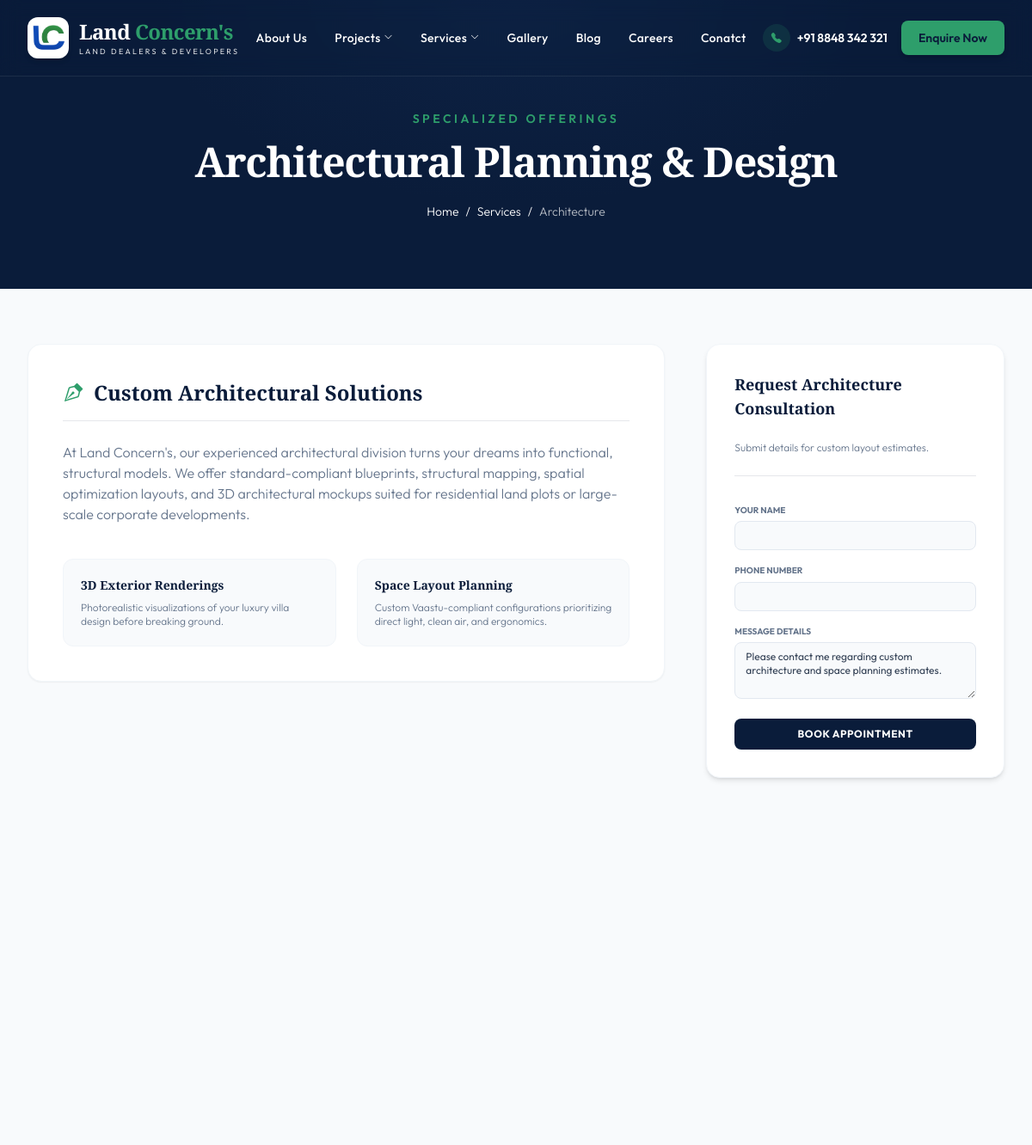
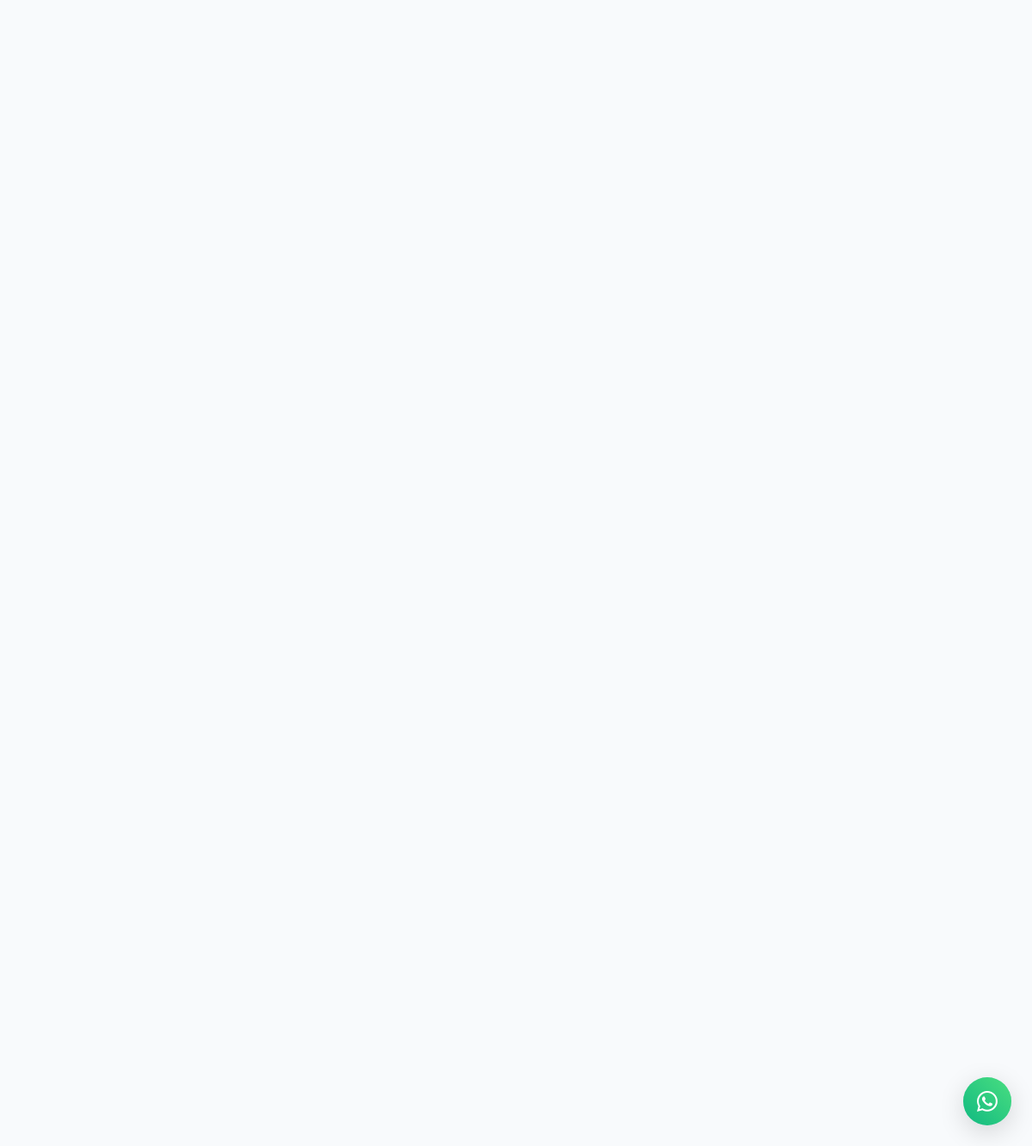
/Service_Architecture, run on the app's committed database (2 pictures, top to bottom).
### Home/models.py (models this page shows)
class MenuItems(models.Model):
    id = models.AutoField(primary_key=True)
    menus = models.ForeignKey(Menus, on_delete=models.CASCADE, related_name='items')
    title = models.CharField(max_length=250)
    url = models.CharField(max_length=250, blank=True, null=True)
    pages = models.ForeignKey('Pages', on_delete=models.CASCADE, null=True, blank=True, related_name='menu_items')
    project = models.ForeignKey('Projects', on_delete=models.CASCADE, null=True, blank=True, related_name='menu_items')
    service = models.ForeignKey(Services, on_delete=models.CASCADE, null=True, blank=True, related_name='menu_items')
    menu_type = models.CharField(max_length=50, blank=True, null=True)
    menu_order = models.IntegerField()
    parent_id = models.ForeignKey("MenuItems", on_delete=models.CASCADE,null=True, blank=True, related_name="sub_menu")
    target_blank = models.BooleanField(default=False)
    original_title = models.CharField(max_length=250, blank=True, null=True)
    menu_nextable_id = models.CharField(max_length=250, blank=True, null=True)
    created_by = models.ForeignKey(User, on_delete=models.DO_NOTHING, related_name="menu_item_created")
    updated_by = models.ForeignKey(User, on_delete=models.DO_NOTHING, related_name="menu_item_updated")
    created_at = models.DateTimeField(auto_now_add=True)
    updated_at = models.DateTimeField(auto_now=True)
    deleted_at = models.DateTimeField(blank=True, null=True)

### Home/views.py (the view)
# urls.py: path("Service_Architecture",views.Service_Architecture,name="Service_Architecture"),
def Service_Architecture(request):
    return render(request,"archituture_service.html")

### Home/context_processors.py (called while the page is built)
def get_menu_item_url(menu_item):
    if menu_item.pages:
        try:
            return reverse('page_detail', kwargs={'slug': menu_item.pages.code})
        except Exception as e:
            print(f"Error generating page URL: {e}")
    elif menu_item.url:
        return f"/{menu_item.url}"
    elif menu_item.url == '':
        return reverse('Index')
    return '#'

def process_menu_items(items):
    processed_items = []
    for item in items:
        item_data = {
            'id': item.id,
            'title': item.title,
            'computed_url': get_menu_item_url(item),  # Computed in backend
            'target_blank': item.target_blank,
            'menu_order': item.menu_order,
            'has_children': False,
            'children': []
        }
        children = item.sub_menu.filter(deleted_at__isnull=True).order_by('menu_order')
        if children.exists():
            item_data['has_children'] = True
            item_data['children'] = process_menu_items(children)  # Recursive call
        processed_items.append(item_data)
    return processed_items

### templates/archituture_service.html (shortened to what this page needs)
{% extends 'base.html' %}
{% load static %}
{% block content %}
<div class="relative bg-brand-navy pt-32 pb-20 overflow-hidden text-center text-white">
    <div class="absolute inset-0 bg-[radial-gradient(ellipse_at_top,_var(--tw-gradient-stops))] from-brand-blue/30 via-transparent to-transparent opacity-60"></div>
    <div class="max-w-4xl mx-auto px-4 relative z-10 space-y-4">
        <span class="text-brand-gold font-semibold text-xs md:text-sm uppercase tracking-[0.25em] block">
            Specialized Offerings
        </span>
        <h1 class="font-serif text-3xl sm:text-4xl md:text-5xl font-bold tracking-tight">
            Architectural Planning & Design
        </h1>
        <div class="flex justify-center items-center space-x-2 text-slate-355 text-xs md:text-sm font-light pt-2">
            <a href="{% url 'Index' %}" class="hover:text-white transition-colors">Home</a>
            <span>/</span>
            <a href="{% url 'ServicesPage' %}" class="hover:text-white transition-colors">Services</a>
            <span>/</span>
            <span class="text-white opacity-70">Architecture</span>
        </div>
    </div>
</div>
<div class="max-w-7xl mx-auto px-4 sm:px-6 lg:px-8 py-16">
    <div class="grid grid-cols-1 lg:grid-cols-3 gap-12">
        <div class="lg:col-span-2 space-y-8">
            <div class="bg-white rounded-2xl p-8 md:p-10 shadow-sm border border-slate-100 space-y-6">
                <h2 class="font-serif text-2xl font-bold text-brand-navy pb-4 border-b border-slate-150 flex items-center">
                    <i class="bi bi-vector-pen text-brand-gold mr-3"></i>
                    <span>Custom Architectural Solutions</span>
                </h2>
                <p class="text-slate-500 font-light text-sm sm:text-base leading-relaxed">
                    At Land Concern's, our experienced architectural division turns your dreams into functional, structural models. We offer standard-compliant blueprints, structural mapping, spatial optimization layouts, and 3D architectural mockups suited for residential land plots or large-scale corporate developments.
                </p>
                <div class="grid grid-cols-1 sm:grid-cols-2 gap-6 pt-4">
                    <div class="p-5 bg-brand-lightBg rounded-xl border border-slate-100">
                        <h4 class="font-serif font-bold text-brand-navy text-sm mb-2">3D Exterior Renderings</h4>
                        <p class="text-xs text-slate-500 font-light">Photorealistic visualizations of your luxury villa design before breaking ground.</p>
                    </div>
                    <div class="p-5 bg-brand-lightBg rounded-xl border border-slate-100">
                        <h4 class="font-serif font-bold text-brand-navy text-sm mb-2">Space Layout Planning</h4>
                        <p class="text-xs text-slate-500 font-light">Custom Vaastu-compliant configurations prioritizing direct light, clean air, and ergonomics.</p>
                    </div>
                </div>
            </div>
        </div>
        <div class="lg:col-span-1">
            <div class="bg-white rounded-2xl p-6 md:p-8 shadow-md border border-slate-100 space-y-6 sticky top-28">
                <h4 class="font-serif text-lg font-bold text-brand-navy">Request Architecture Consultation</h4>
                <p class="text-xs text-slate-500 font-light">Submit details for custom layout estimates.</p>
                <form action="{% url 'Contact' %}" method="POST" class="space-y-4 pt-4 border-t border-slate-150">
                    <div class="space-y-1">
                        <label class="text-[10px] font-bold uppercase text-slate-500 block">Your Name</label>
                        <input type="text" name="name" required class="w-full bg-slate-50 border border-slate-200 rounded-lg py-2 px-3 text-xs focus:outline-none focus:border-brand-blue text-slate-700">
                    </div>
                    <div class="space-y-1">
                        <label class="text-[10px] font-bold uppercase text-slate-500 block">Phone Number</label>
                        <input type="tel" name="phone" required class="w-full bg-slate-50 border border-slate-200 rounded-lg py-2 px-3 text-xs focus:outline-none focus:border-brand-blue text-slate-700">
                    </div>
                    <div class="space-y-1">
                        <label class="text-[10px] font-bold uppercase text-slate-500 block">Message Details</label>
                        <textarea name="message" rows="3" required class="w-full bg-slate-50 border border-slate-200 rounded-lg py-2 px-3 text-xs focus:outline-none focus:border-brand-blue text-slate-700">Please contact me regarding custom architecture and space planning estimates.</textarea>
                    </div>
                    <button type="submit" class="w-full py-2.5 bg-brand-navy hover:bg-brand-blue text-white font-bold rounded-lg text-xs tracking-wider uppercase transition-colors">
                        Book Appointment
                    </button>
                </form>
            </div>
        </div>
    </div>
</div>
{% endblock %}

### templates/base.html (shortened to what this page needs)
<!DOCTYPE html>
{% load static %}
<html lang="en" class="scroll-smooth">
<head>
    <link rel="stylesheet" href="https://cdn.jsdelivr.net/npm/bootstrap-icons@1.11.3/font/bootstrap-icons.min.css">
    <link href="https://unpkg.com/aos@2.3.1/dist/aos.css" rel="stylesheet">
    <link rel="stylesheet" href="https://cdn.jsdelivr.net/npm/swiper@11/swiper-bundle.min.css"/>
    <link rel="stylesheet" href="https://cdn.jsdelivr.net/npm/glightbox/dist/css/glightbox.min.css" />
    <script src="https://cdn.tailwindcss.com"></script>
</head>
<body class="font-sans bg-brand-lightBg text-slate-800 leading-relaxed overflow-x-hidden">
    <header x-data="{ scrolled: false, mobileMenuOpen: false }"
            x-init="window.addEventListener('scroll', () => { scrolled = window.scrollY > 50 })"
            :class="scrolled ? 'glass-header-scrolled py-3' : 'glass-header py-5'"
            class="fixed top-0 left-0 w-full z-50 transition-all duration-500 ease-out">
        <div class="max-w-7xl mx-auto px-4 sm:px-6 lg:px-8">
            <div class="flex items-center justify-between">
                <a href="{% url 'Index' %}" class="flex items-center space-x-3 group">
                    <div class="relative w-12 h-12 bg-white rounded-xl shadow-md flex items-center justify-center p-1 transform group-hover:scale-105 transition-all duration-300">
                        <img src="{% static 'asset/images/logos/logo_lc.png' %}" alt="Land Concern's Logo" class="w-full h-full object-contain">
                    </div>
                    <div class="flex flex-col">
                        <span class="font-serif text-2xl font-bold tracking-tight text-white transition-colors duration-300 group-hover:text-brand-gold">
                            Land <span class="text-brand-green">Concern's</span>
                        </span>
                        <span class="text-[9px] uppercase tracking-[0.25em] text-white opacity-85">
                            Land Dealers & Developers
                        </span>
                    </div>
                </a>
                <nav class="hidden md:flex items-center space-x-8">
                    {% if header_menu_items %}
                        {% for item in header_menu_items %}
                            {% if item.has_children %}
                                <div x-data="{ open: false }" @mouseenter="open = true" @mouseleave="open = false" class="relative">
                                    <button class="flex items-center space-x-1 text-white hover:text-brand-gold font-medium text-sm tracking-wide transition-colors py-2">
                                        <span>{{ item.title }}</span>
                                        <i class="bi bi-chevron-down text-[10px] transform transition-transform" :class="open ? 'rotate-185' : ''"></i>
                                    </button>
                                </div>
                            {% else %}
                                <a href="{{ item.computed_url }}" {% if item.target_blank %}target="_blank"{% endif %} class="text-white hover:text-brand-gold font-medium text-sm tracking-wide transition-colors py-2 relative after:content-[''] after:absolute after:bottom-0 after:left-0 after:w-0 after:h-0.5 after:bg-brand-gold hover:after:w-full after:transition-all after:duration-300">
                                    {{ item.title }}
                                </a>
                            {% endif %}
                        {% endfor %}
                    {% endif %}
                </nav>
                <div class="hidden md:flex items-center space-x-4">
                    <a href="tel:+918848342321" class="flex items-center space-x-2 text-white hover:text-brand-gold transition-colors text-sm font-semibold">
                        <div class="w-8 h-8 rounded-full bg-brand-gold/15 flex items-center justify-center text-brand-gold">
                            <i class="bi bi-telephone-fill text-xs"></i>
                        </div>
                        <span>+91 8848 342 321</span>
                    </a>
                    <a href="{% url 'Contact' %}" class="inline-flex items-center justify-center px-5 py-2.5 text-sm font-semibold text-brand-navy bg-brand-gold hover:bg-brand-goldDark rounded-lg transition-all duration-300 transform hover:-translate-y-0.5 shadow-md">
                        Enquire Now
                    </a>
                </div>
            </div>
        </div>
    </header>
    <main class="min-h-screen">
        {% block content %}{% endblock %}
    </main>
    <a href="https://wa.me/918848342321" target="_blank" rel="noopener noreferrer"
       class="fixed bottom-6 right-6 z-50 group flex items-center"
       aria-label="Chat on WhatsApp">
        <div class="relative flex items-center justify-center">
            <span class="absolute inline-flex h-14 w-14 animate-ping rounded-full bg-emerald-500/40 opacity-75 duration-1000"></span>
            <div class="relative w-14 h-14 bg-gradient-to-tr from-emerald-500 to-green-400 hover:from-emerald-600 hover:to-green-500 text-white rounded-full flex items-center justify-center shadow-[0_8px_30px_rgb(0,0,0,0.15)] hover:shadow-[0_8px_30px_rgba(16,185,129,0.4)] transform hover:-translate-y-1 transition-all duration-300">
                <i class="bi bi-whatsapp text-2xl"></i>
            </div>
        </div>
    </a>
</body>
</html>

### templates/base.html (style rules this page uses)
.glass-header { background: rgba(10, 28, 58, 0.15); backdrop-filter: blur(12px); -webkit-backdrop-filter: blur(12px); border-bottom: 1px solid rgba(255, 255, 255, 0.08); }

### data on the page
MenuItems: title "About Us"
MenuItems: title "Projects"
MenuItems: title "Services"
MenuItems: title "Gallery"
MenuItems: title "Blog"
MenuItems: title "Careers"
MenuItems: title "Conatct"
